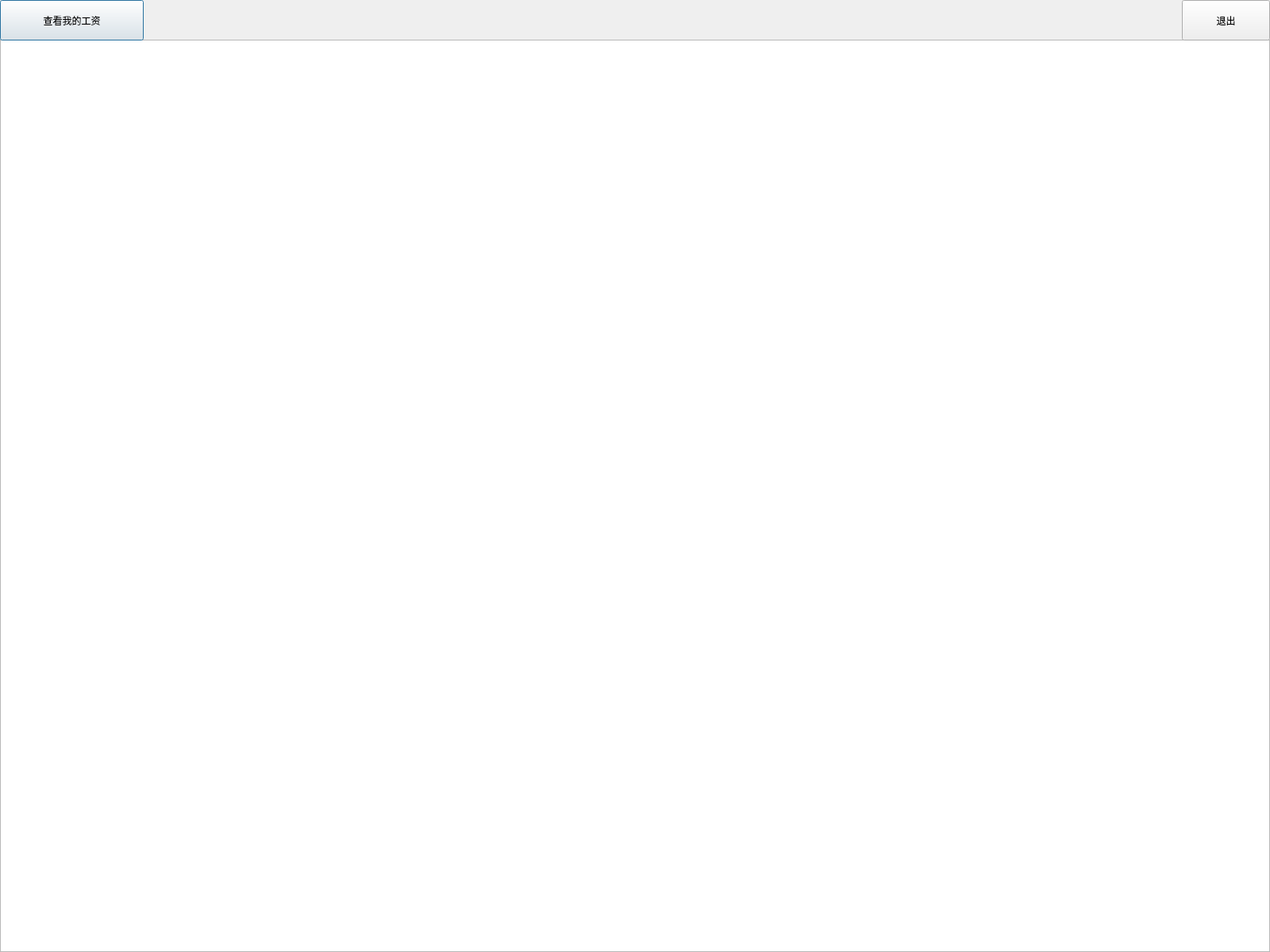
<?xml version="1.0" encoding="UTF-8"?>
<ui version="4.0">
 <class>work</class>
 <widget class="QDialog" name="work">
  <property name="geometry">
   <rect>
    <x>0</x>
    <y>0</y>
    <width>1600</width>
    <height>1200</height>
   </rect>
  </property>
  <property name="windowTitle">
   <string>Dialog</string>
  </property>
  <widget class="QTableView" name="showworkers">
   <property name="geometry">
    <rect>
     <x>0</x>
     <y>50</y>
     <width>1600</width>
     <height>1150</height>
    </rect>
   </property>
  </widget>
  <widget class="QPushButton" name="pushButton">
   <property name="geometry">
    <rect>
     <x>0</x>
     <y>0</y>
     <width>181</width>
     <height>51</height>
    </rect>
   </property>
   <property name="text">
    <string>查看我的工资</string>
   </property>
  </widget>
  <widget class="QPushButton" name="pushButton_2">
   <property name="geometry">
    <rect>
     <x>1489</x>
     <y>0</y>
     <width>111</width>
     <height>51</height>
    </rect>
   </property>
   <property name="text">
    <string>退出</string>
   </property>
  </widget>
 </widget>
 <resources/>
 <connections/>
</ui>
